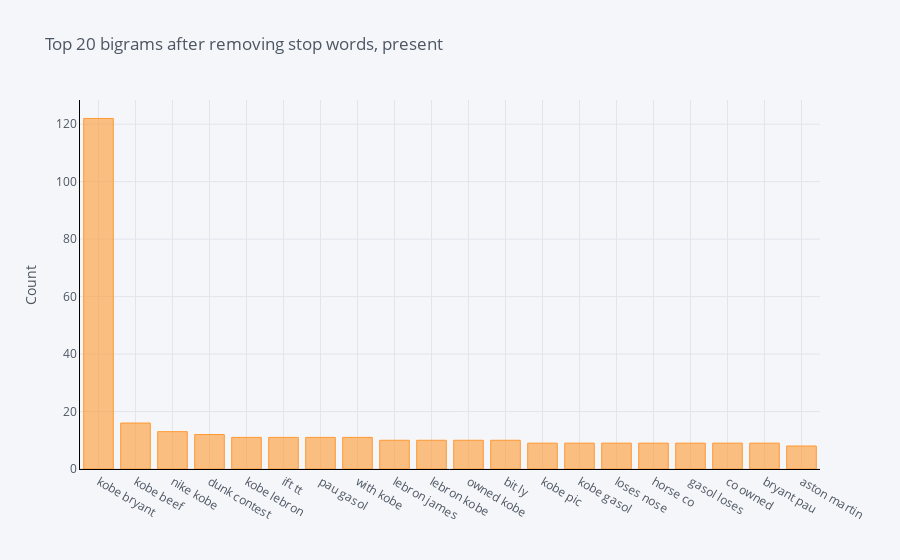

Here is the notebook cell this chart was saved with:
### Code cell
common_words3 = get_top_n_bigram(dpresent, 20)
for word, freq in common_words3:
    print(word, freq)
bi3 = pd.DataFrame(common_words3, columns = ['text' , 'count'])
bi3.groupby('text').sum()['count'].sort_values(ascending=False).iplot(
kind='bar', yTitle='Count', linecolor='black', title='Top 20 bigrams after removing stop words, present')

### Figure 1 — Plotly figure (JSON) as saved in the notebook; plotly's stock layout.template omitted (floating-point values rounded to 4 significant figures)
{"data": [{"marker": {"color": "rgba(255, 153, 51, 0.6)", "line": {"color": "rgba(255, 153, 51, 1.0)", "width": 1}}, "name": "count", "orientation": "v", "text": "", "type": "bar", "x": ["kobe bryant", "kobe beef", "nike kobe", "dunk contest", "kobe lebron", "ift tt", "pau gasol", "with kobe", "lebron james", "lebron kobe", "owned kobe", "bit ly", "kobe pic", "kobe gasol", "loses nose", "horse co", "gasol loses", "co owned", "bryant pau", "aston martin"], "y": [122, 16, 13, 12, 11, 11, 11, 11, 10, 10, 10, 10, 9, 9, 9, 9, 9, 9, 9, 8]}], "layout": {"legend": {"bgcolor": "#F5F6F9", "font": {"color": "#4D5663"}}, "paper_bgcolor": "#F5F6F9", "plot_bgcolor": "#F5F6F9", "title": {"font": {"color": "#4D5663"}, "text": "Top 20 bigrams after removing stop words, present"}, "xaxis": {"gridcolor": "#E1E5ED", "linecolor": "black", "showgrid": true, "tickfont": {"color": "#4D5663"}, "title": {"font": {"color": "#4D5663"}, "text": ""}, "zerolinecolor": "#E1E5ED"}, "yaxis": {"gridcolor": "#E1E5ED", "linecolor": "black", "showgrid": true, "tickfont": {"color": "#4D5663"}, "title": {"font": {"color": "#4D5663"}, "text": "Count"}, "zerolinecolor": "#E1E5ED"}}}
